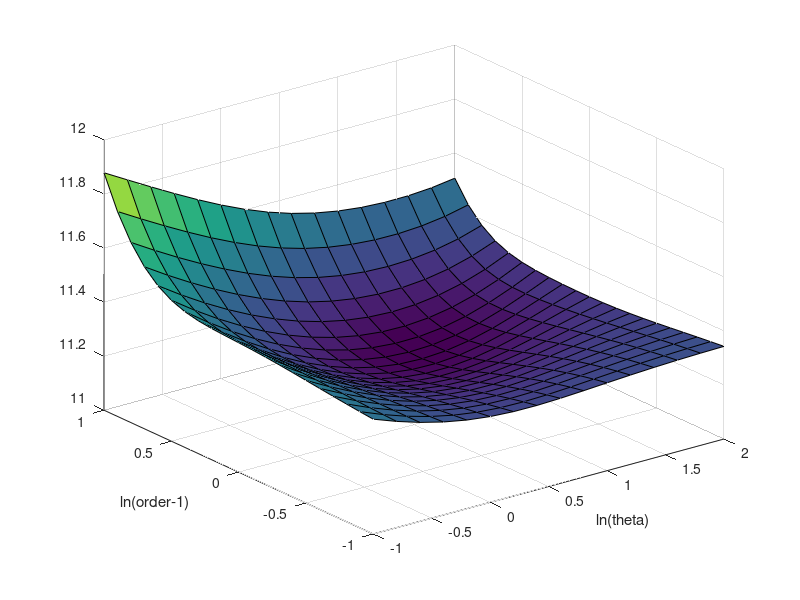

This figure's MATLAB source: (Note: this script raises an error after producing the figure.)
%
% Minimum working example to test Gaussian diagnostics idea
%
function MWE_gaussian_diagnostics()

format short
close all

fNames = {'ExpCos','Keister','rand'};
ptransforms = {'C1','C1sin', 'none'};
fName = fNames{3};
ptransform = ptransforms{3};

npts = 2^7;  % max 14
dim = 3;
rVec = 1.75;
%rVec = [1.75 2.45 3.15]; %vector of possible r values

for r=rVec
  
  %parameters for random function
  %seed = 202326;
  seed = randi([1,1e6],1,1)
  rfun = r/2;
  f_mean = 0;
  f_std_a = 0.5;
  f_std_b = 1;
  theta = (f_std_a/f_std_b)^2;
  
  shift = rand(1,dim);
  
  [~,xlat] = simple_lattice_gen(npts,dim,shift,true);
  
  if strcmp(fName,'ExpCos')
    integrand = @(x) exp(sum(cos(2*pi*x), 2));
  elseif strcmp(fName, 'Keister')
    integrand = @(x) keisterFunc(x,dim,1/sqrt(2)); % a=0.8
  elseif strcmp(fName, 'rand')
    integrand = @(x) f_rand(x, rfun, f_std_a, f_std_b, f_mean, seed);
  else
    error('Invalid function name')
  end
  
  integrand_p = doPeriodTx(integrand, ptransform);
  
  y = integrand_p(xlat); %function data
  ftilde = fft(y); %fourier coefficients
  ftilde(1) = 0;  % ftilde = \mV^H(\vf - m \vone), subtract mean
  if dim==1
    hFigIntegrand = figure; scatter(xlat, y, 10)
    title(sprintf('%s_n-%d_Tx-%s', ...
      fName, npts, ptransform), 'interpreter','none')
    saveas(hFigIntegrand, sprintf('%s_n-%d_Tx-%s_rFun-%1.2f.png', ...
      fName, npts, ptransform, rfun))
  end
  
%   if 0
%     lnaMLE_opt = fminsearch(@(lna) ...
%       ObjectiveFunction(exp(lna),r,xlat,(ftilde)), ...
%       0,optimset('TolX',1e-2));
%     thetaOpt = exp(lnaMLE_opt)
%   else
%     if 0
%       thetaOpt = 1;
%       ln_rOpt = fminsearch(@(lnr) ...
%         ObjectiveFunction(thetaOpt,1+exp(lnr),xlat,(ftilde)), ...
%         0,optimset('TolX',1e-2));
%       rOpt = 1 + exp(ln_rOpt)
%       r = rOpt;
%     else %search for optimal kernel parameters
      objfun = @(lnParams) ...
        ObjectiveFunction(exp(lnParams(1)),1+exp(lnParams(2)),xlat,(ftilde));
      %% Plot the objective function
      lnthetarange = (-1:0.2:2);
      lnorderrange = (-1:0.1:1);
      [lnthth,lnordord] = meshgrid(lnthetarange,lnorderrange);
      objobj = lnthth;
      for ii =  1:size(lnthth,1)
         for jj = 1:size(lnthth,2)
            objobj(ii,jj) = objfun([lnthth(ii,jj); lnordord(ii,jj)]);
         end
      end
      figure
      surf(lnthth,lnordord,objobj)
      xlabel('ln(theta)')
      ylabel('ln(order-1)')
      
      [~,which] = min(objobj,[],'all','linear');
      [whichrow,whichcol] = ind2sub(size(lnthth),which);
      lnthOptAppx = lnthth(whichrow,whichcol);
      thetaOptAppx = exp(lnthOptAppx)
      lnordOptAppx = lnordord(whichrow,whichcol);
      orderOptAppx = 1+exp(lnordOptAppx)

      
      %% Optimize the objective function
      lnParamsOpt = fminsearch(objfun,[lnthOptAppx;lnordOptAppx],optimset('TolX',1e-3));
      thetaOpt = exp(lnParamsOpt(1));
      rOpt = 1 + exp(lnParamsOpt(2));
%     end
%   end
  
  % lambda1 = kernel(r, xlat_, thetaOpt);
  vlambda = kernel2(thetaOpt, rOpt, xlat);
  s = sqrt(sum(abs(ftilde(2:end).^2)./vlambda(2:end))/(npts^2));
  vlambda = (s^2)*vlambda;

  % apply transform
  % $\vZ = \frac 1n \mV \mLambda^{-\frac 12} \mV^H(\vf - m \vone)$
  % ifft also includes 1/n division
  vz = ifft(ftilde./sqrt(vlambda));
  vz_real = real(vz);  % vz must be real as intended by the transformation 

  % create_plots('normplot')
  create_plots('qqplot', vz_real, fName, npts, ptransform, r, rOpt, theta, thetaOpt)
  
  % Shapiro-Wilk test
  %   [H, pValue, W] = swtest(w_ftilde);
  %   Hval='true';
  %   if H==true
  %     Hval='false';
  %   end
  %   fprintf('Shapiro-Wilk test: Normal=%s, pValue=%1.3f, W=%1.3f\n', Hval, pValue, W);
  fprintf('r = %7.5f, rOpt = %7.5f, theta = %7.5f, thetaOpt = %7.5f\n', ...
     r,rOpt,theta,thetaOpt);
  

end

end

function create_plots(type, vz_real, fName, npts, ptransform, r, rOpt, theta, thetaOpt)
hFigNormplot = figure();
set(hFigNormplot,'defaultaxesfontsize',16, ...
  'defaulttextfontsize',16, ... %make font larger
  'defaultLineLineWidth',0.75, 'defaultLineMarkerSize',8)
if strcmp(type, 'normplot')
  normplot(vz_real)
else
  qqplot(vz_real); hold on
  plot([-3 3], [-3 3],'-')
end

title(sprintf('%s r=%1.2f rOpt=%1.2f, theta=%1.2f, thetaOpt=%1.2f', ...
       fName, r, rOpt, theta, thetaOpt))
saveas(hFigNormplot, sprintf('%s_%s_n-%d_Tx-%s_rOpt-%1.3f.png', ...
       type, fName, npts, ptransform, r))
end

% gaussian random function
function fval = f_rand(xpts, rfun, a, b, c, seed)
dim = size(xpts,2);
rng(seed) % initialize random number generator for reproducability
N1 = 2^floor(16/dim);
Nall = N1^dim;
kvec(dim,Nall) = 0; %initialize kved
kvec(1,1:N1) = 0:N1-1; %first dimension
Nd = N1;
for d = 2:dim
   Ndm1 = Nd;
   Nd = Nd*N1;
   kvec(1:d,1:Nd) = [repmat(kvec(1:d-1,1:Ndm1),1,N1); ...
      reshape(repmat(0:N1-1,Ndm1,1),1,Nd)];
end
f_c = a*randn(1,Nall-1);
f_s = a*randn(1,Nall-1);
f_0 = c + b*randn(1, 1);
kbar = prod(max(kvec(:,2:Nall),1),1);
argx = (2*pi*xpts) * kvec(:,2:Nall);
f_c_ = (f_c./kbar.^(rfun)).*cos(argx);
f_s_ = (f_s./kbar.^(rfun)).*sin(argx);
fval = f_0 + sum(f_c_+ f_s_,2) ;
% figure; plot(fval, '.')
end

function Lambda = kernel(theta, r, xun)
constMult =  -(-1)^(r/2)*((2*pi)^r)/(2*factorial(r));
if r == 2
  bernPoly = @(x)(-x.*(1-x) + 1/6);
elseif r == 4
  bernPoly = @(x)( ( (x.*(1-x)).^2 ) - 1/30);
else
  error('Bernoulli order=%d not implemented !', r);
end
kernelFunc = @(x) bernPoly(x);

temp_ = bsxfun(@times, (theta)*constMult, kernelFunc(xun));
C1 = prod(1 + temp_, 2);

% matlab's builtin fft is much faster and accurate
% eigenvalues must be real : Symmetric pos definite Kernel
Lambda = real(fft(C1));

end

function vlambda = kernel2(theta, r, xun)
n = size(xun, 1);
m = (1:(-1 + n/2))';
tilde_g_h1 = m.^(-r);
tilde_g = [0; tilde_g_h1; 0; tilde_g_h1(end:-1:1)];
g = fft(tilde_g);
temp_ = (theta/2)*g(1 + xun*n);
C1 = prod(1 + temp_, 2);
% matlab's builtin fft is much faster and accurate
% eigenvalues must be real : Symmetric pos definite Kernel
vlambda = real(fft(C1));
end

% function vlambda = kernel2(r, xun, theta)
% constMult = 1/2;
% kernelFunc = @(x) truncated_series_kernel(x,r);
%         
% temp_ = (theta*constMult)*kernelFunc(xun);
% C1 = prod(1 + temp_, 2);
% 
% % matlab's builtin fft is much faster and accurate
% % eigenvalues must be real : Symmetric pos definite Kernel
% vlambda = real(fft(C1));
% end
% function g = truncated_series(N, r)
% tilde_g_0 = 0;
% m = 1:(-1 + N/2);
% tilde_g_h1 = N./abs(m).^(r);
% m = (N/2):(-1 + N);
% tilde_g_h2 = N./abs(N-m).^(r);
% tilde_g = [tilde_g_0 tilde_g_h1 tilde_g_h2];
% g = ifft(tilde_g)';
% end
% 
% function c = truncated_series_kernel(x,r)
% n = size(x, 1);
% g = truncated_series(n,r);
% c = g(1 + x*n);
% end

function [loss,Lambda,RKHSnorm] = ObjectiveFunction(theta,order,xun,ftilde)
tol = 100*eps;
n = length(ftilde);
% [Lambda, Lambda_ring] = kernel(xun,obj.kernType,a,obj.order,...
%   obj.avoidCancelError);
arbMean = true;
[Lambda] = kernel2(theta ,order, xun);

% compute RKHSnorm
%temp = abs(ftilde(Lambda~=0).^2)./(Lambda(Lambda~=0)) ;
temp = abs(ftilde(Lambda>tol).^2)./(Lambda(Lambda>tol)) ;

% compute loss: MLE
if arbMean==true
  RKHSnorm = sum(temp(2:end))/n;
  temp_1 = sum(temp(2:end));
else
  RKHSnorm = sum(temp)/n;
  temp_1 = sum(temp);
end

% ignore all zero eigenvalues
loss1 = sum(log(Lambda(Lambda>tol)))/n;
loss2 = log(temp_1);
loss = (loss1 + loss2);
if imag(loss) ~= 0
   keyboard
end
%fprintf('L1 %1.3f L2 %1.3f L %1.3f r %1.3e theta %1.3e\n', loss1, loss2, loss, order, theta)

end

function f = doPeriodTx(fInput, ptransform)

if strcmp(ptransform,'Baker')
  f=@(x) fInput(1-2*abs(x-1/2)); % Baker's transform
elseif strcmp(ptransform,'C0')
  f=@(x) fInput(3*x.^2-2*x.^3).*prod(6*x.*(1-x),2); % C^0 transform
elseif strcmp(ptransform,'C1')
  % C^1 transform
  f=@(x) fInput(x.^3.*(10-15*x+6*x.^2)).*prod(30*x.^2.*(1-x).^2,2);
elseif strcmp(ptransform,'C1sin')
  % Sidi C^1 transform
  f=@(x) fInput(x-sin(2*pi*x)/(2*pi)).*prod(2*sin(pi*x).^2,2);
elseif strcmp(ptransform,'C2sin')
  % Sidi C^2 transform
  psi3 = @(t) (8-9*cos(pi*t)+cos(3*pi*t))/16;
  psi3_1 = @(t) (9*sin(pi*t)*pi- sin(3*pi*t)*3*pi)/16;
  f=@(x) fInput(psi3(x)).*prod(psi3_1(x),2);
elseif strcmp(ptransform,'C3sin')
  % Sidi C^3 transform
  psi4 = @(t) (12*pi*t-8*sin(2*pi*t)+sin(4*pi*t))/(12*pi);
  psi4_1 = @(t) (12*pi-8*cos(2*pi*t)*2*pi+sin(4*pi*t)*4*pi)/(12*pi);
  f=@(x) fInput(psi4(x)).*prod(psi4_1(x),2);
elseif strcmp(ptransform,'none')
  % do nothing
  f=@(x) fInput(x);
else
  error('Error: Periodization transform %s not implemented', ptransform);
end

end


function [xlat,xpts_un,xlat_un,xpts] = simple_lattice_gen(n,d,shift,firstBatch)
gen_vec = [1, 433461, 315689, 441789, 501101, 146355, 88411, 215837, 273599 ...
  151719, 258185, 357967, 96407, 203741, 211709, 135719, 100779, ...
  85729, 14597, 94813, 422013, 484367]; %generator
z = gen_vec(1:d);

nmax = n;
nmin = 1 + n/2;
if firstBatch==true
  nmin = 1;
end
nelem=nmax-nmin+1;

if firstBatch==true
  brIndices=vdc(nelem)';
  xpts_un=mod(bsxfun(@times,(0:1/n:1-1/n)',z),1); % unshifted in direct order
else
  brIndices=vdc(nelem)'+1/(2*(nmin-1));
  xpts_un=mod(bsxfun(@times,(1/n:2/n:1-1/n)',z),1); % unshifted in direct order
  
end
xpts = mod(bsxfun(@plus,xpts_un,shift),1);  % shifted in direct order

xlat_un = mod(bsxfun(@times,brIndices',z),1);  % unshifted
xlat = mod(bsxfun(@plus,xlat_un,shift),1);  % shifted in VDC order
end

% van der Corput sequence in base 2
function q = vdc(n)
if n>1
  k=log2(n); % We compute the VDC seq part by part of power 2 size
  q=zeros(2^k,1);
  for l=0:k-1
    nl=2^l;
    kk=2^(k-l-1);
    ptind=repmat([false(nl,1);true(nl,1)],kk,1);
    q(ptind)=q(ptind)+1/2^(l+1);
  end
else
  q=0;
end
end
